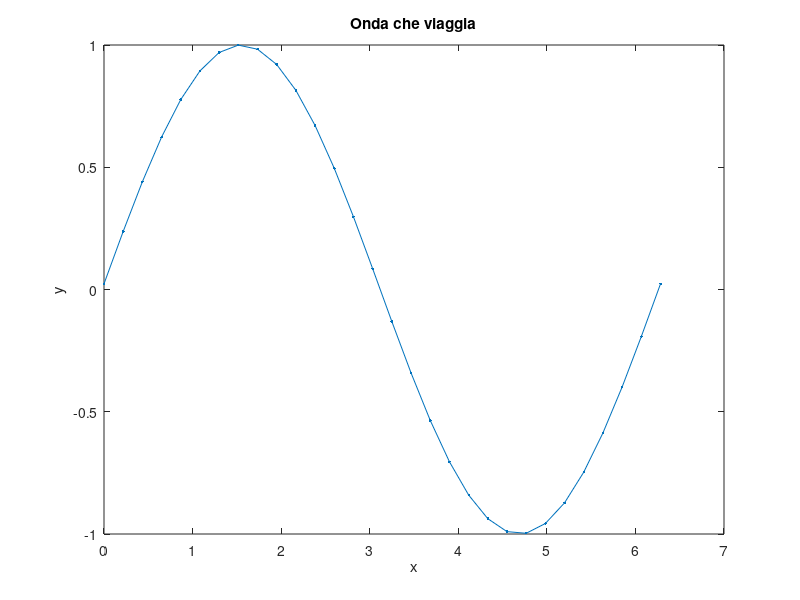

Recreate this plot in MATLAB.
close all; clear all; clc;

% Esercitazione di 'Metodi Numerici in Ingegneria Aerospaziale'
% Prof. G. Coppola
%
% Script di prova di comandi grafici in MATLAB


% Grafica instazionaria 1D
N  = 30;                      % Numero di punti
a  = 0;       b = 2*pi;       % Estremi dell'intervallo
x  = linspace(a,b,N);         % Mesh spaziale
T  = pi;                      % Tempo finale
Dt = 0.01;                    % Intervallo temporale
Nt = round(T/Dt);             % Numero di Dt
t  = 0;                       % Tempo iniziale
for i = 1:Nt
    y = sin(x-2*t); 
    t = t+Dt;
    figure(1); plot(x,y,'.-'); title('Onda che viaggia');
    xlabel('x'); ylabel('y');   drawnow;
end
